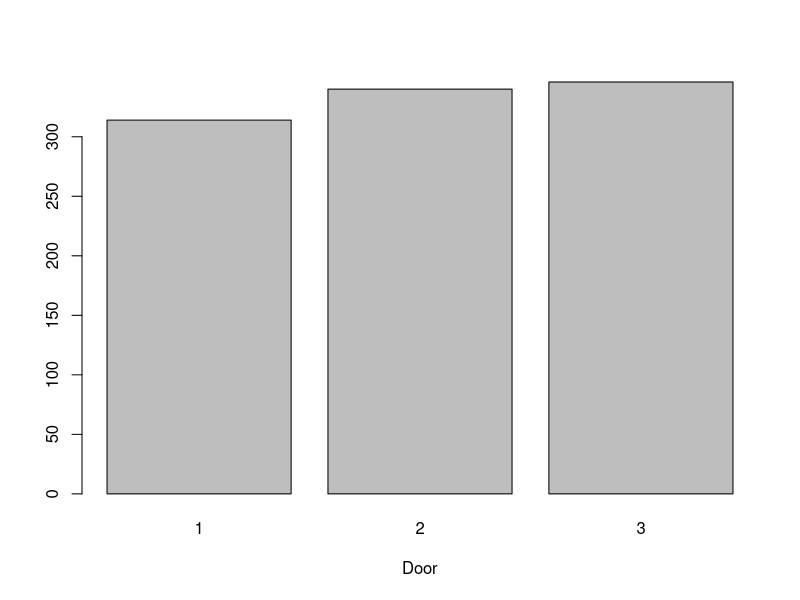
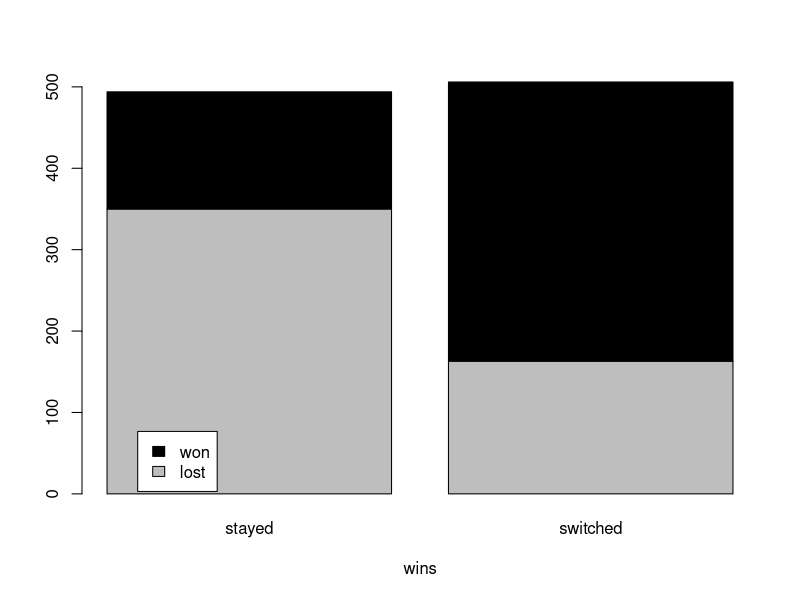

Write the R code that produced these figures, in order.
MontyHall2 <- read.table("./monty-hall/output_data.txt", header = TRUE, sep = "\t");

png("./monty-hall/barplot_output.png", width = 800, height = 600, res = 100);
barplot(table(MontyHall2$prizeDoor),xlab="Door");

dev.off()

t <- table(MontyHall2$outcome, MontyHall2$action)
png("/monty-hall/barplot2_output.png", width = 800, height = 600, res = 100);

barplot(t,
        xlab="wins", col=c("grey","black"),legend.text = TRUE, 
        args.legend = list(x = "topright",
                           inset = c(0.8, 0.84)))
dev.off()
